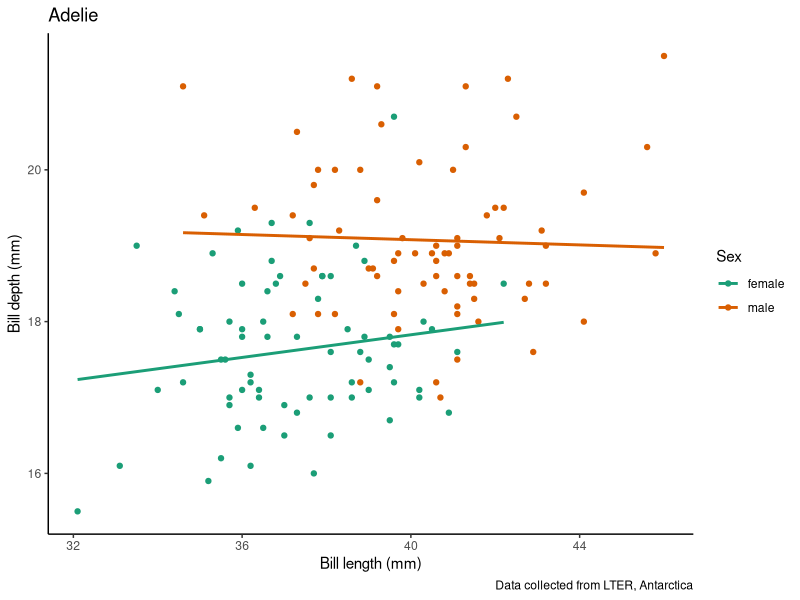
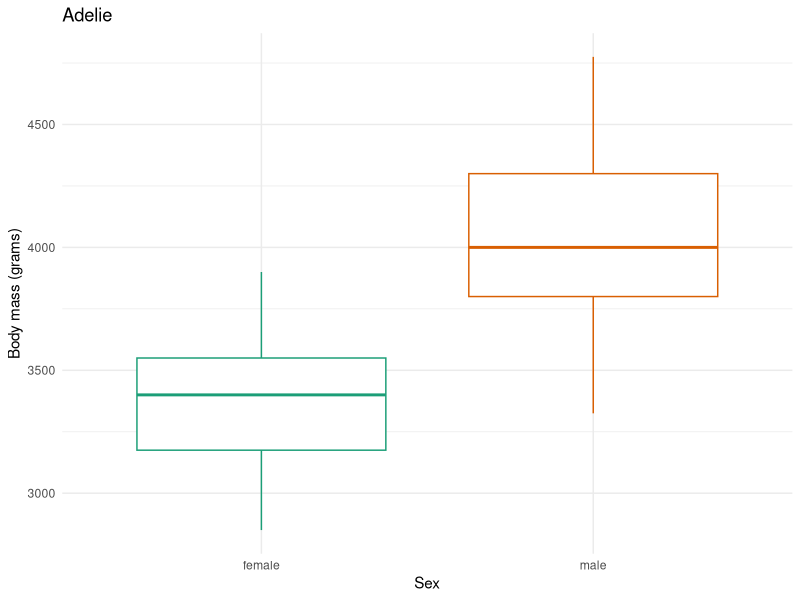
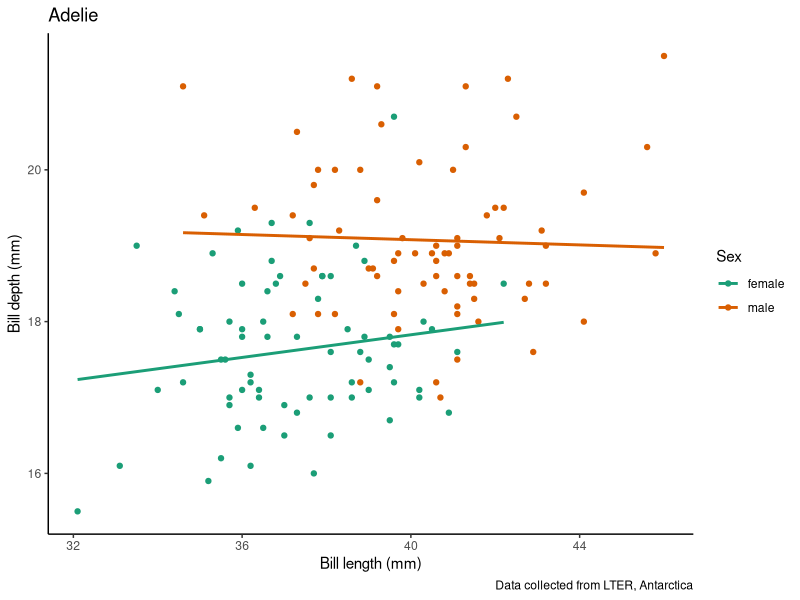
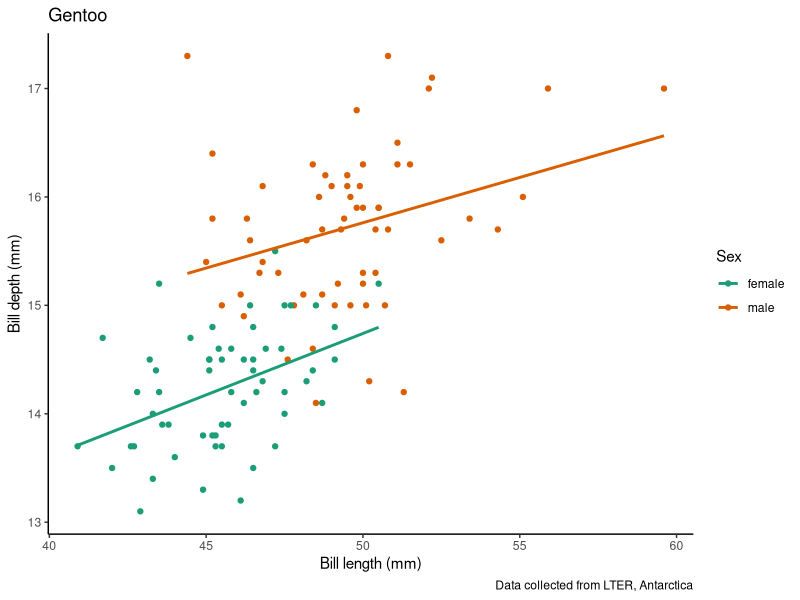
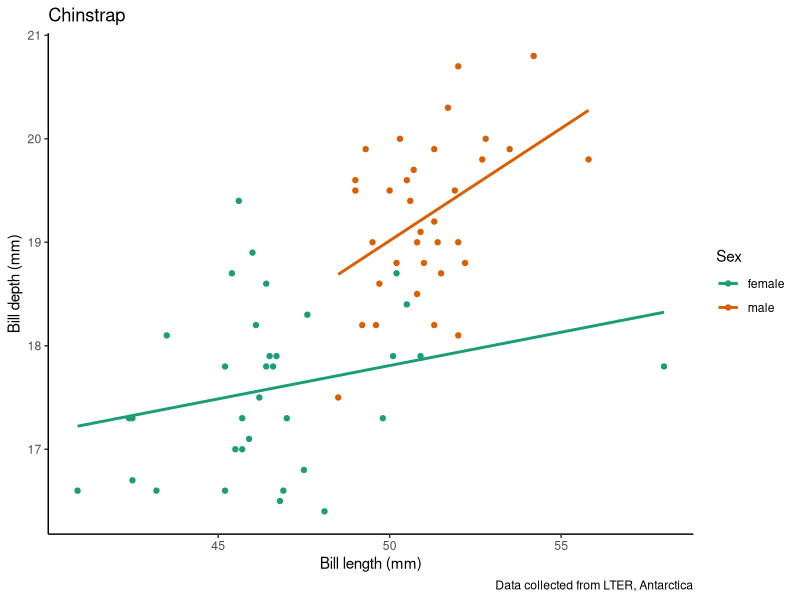
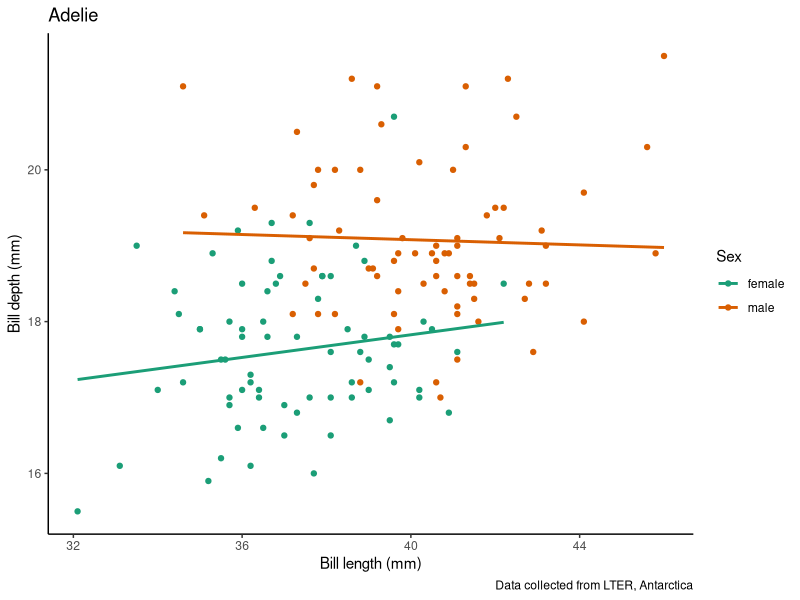
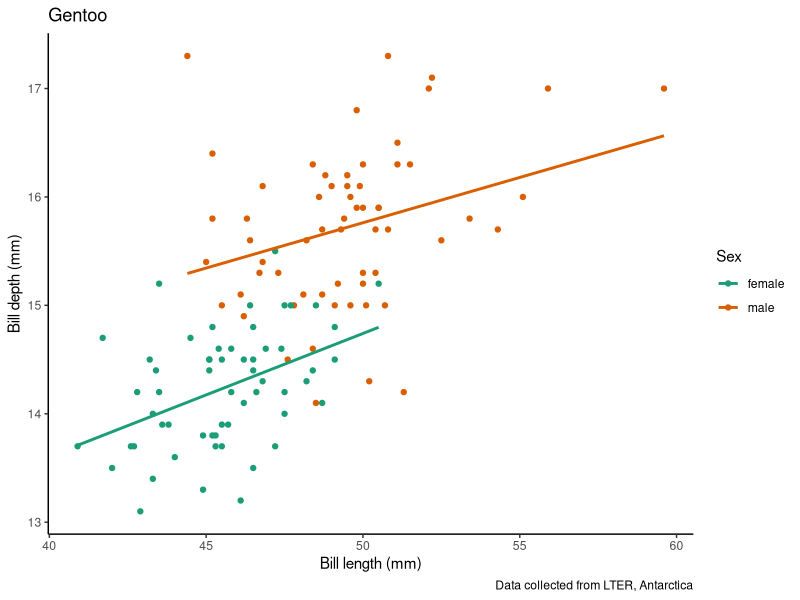
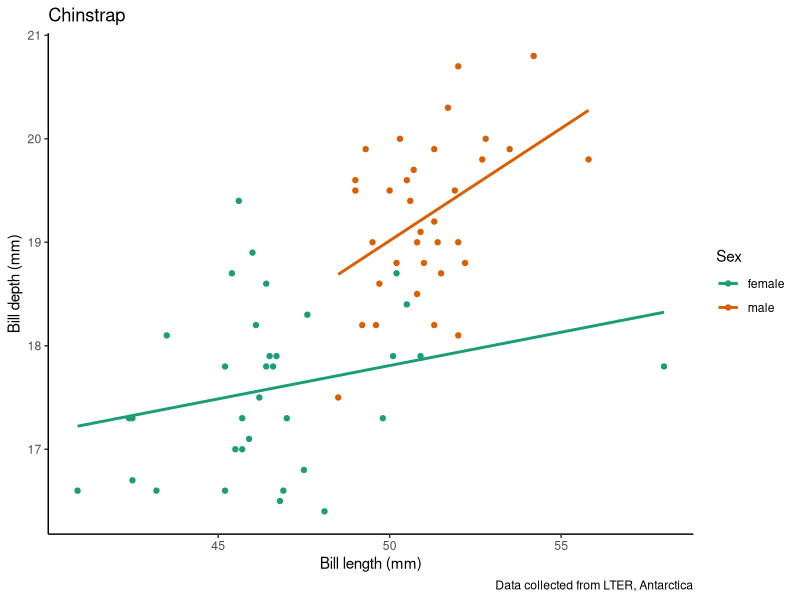

The R script that drew these images, in order:
## ---- chunk 1
library(tidyverse) # for wrangling and everything
library(palmerpenguins) # for penguins data
library(glue) # for easy pasting of names
## ---- chunk 2
mm_to_inch <- function(value_in_mm) {
  value_in_mm * 0.0393701 # code to convert from mm to inch
}
## ---- chunk 3
mm_to_inch(value_in_mm = 100)
## ---- chunk 4
mm_to_inch(100)
## ---- chunk 5
mm_to_inch(penguins$bill_length_mm)
## ---- chunk 6
penguins |> 
  mutate(bill_length_inch = mm_to_inch(bill_length_mm)) |> 
  select(species, island, bill_length_mm, bill_length_inch, everything())
## ---- chunk 7
# calculate the coefficient of variation by 
# dividing the standard deviation by the mean
cv <- function(x) {
        (sd(x)/mean(x))
}
## ---- chunk 8
calculate_bmi <- function(weight_kg, height_cm) {
  weight_kg/(height_cm/100)^2
}
## ---- chunk 9
calculate_bmi(weight_kg = 80, height_cm = 180)
## ---- chunk 10
# this is wrong
calculate_bmi(180, 80)
## ---- chunk 11
# this is better
calculate_bmi(height_cm = 180, weight_kg = 80)
## ---- chunk 12
# create a function to convert F to C
degF_to_degC <- function(deg_F) {
  (deg_F - 32) * (5/9)
}

# create a function to convert C to F
degC_to_degF <- function(deg_C) {
  (deg_C * (9/5)) + 32
}
## ---- chunk 13
degF_to_degC(deg_F = 32)

degF_to_degC(deg_F = 100)

degC_to_degF(deg_C = 0)

degC_to_degF(deg_C = -40)
## ---- chunk 14
species_bill_plotting <- function(focal_species) {
    penguins |> 
    filter(species == focal_species) |> 
    drop_na() |> 
    ggplot(aes(x = bill_length_mm, y = bill_depth_mm, color = sex)) +
    geom_point() + 
    geom_smooth(method = "lm", # use a linear model
                se = FALSE) + # turn off confidence interval
    scale_color_brewer(palette = "Dark2") +
    labs(title = focal_species, # put the species name as the title
         x = "Bill length (mm)",
         y = "Bill depth (mm)",
         color = "Sex", 
         caption = "Data collected from LTER, Antarctica") + 
    theme_classic() 
}
## ---- chunk 15
species_bill_plotting("Adelie")
## ---- chunk 16
penguin_species <- unique(penguins$species)

for (focal_species in penguin_species) {
  # pass each focal species to the species_bill_plotting function
  plot <- species_bill_plotting(focal_species)

# save the plots
  filename <- glue("figs/{focal_species}_bill-dimensions.png") # create filename
  ggsave(filename, plot) # save the plot to file
}
## ---- chunk 17
# create the function
body_mass_by_sex_plotting <- function(focal_species) {
    penguins |> 
    filter(species == focal_species) |> 
    drop_na(sex, body_mass_g) |> 
    ggplot(aes(x = sex, y = body_mass_g, color = sex)) +
      geom_boxplot() +
      theme_minimal() +
      scale_color_brewer(palette = "Dark2") +
      theme(legend.position = "none") + # don't need one bc duplicative with x-axis
      labs(x = "Sex",
        y = "Body mass (grams)",
        title = focal_species)
}

# apply the function to Adelie penguins
body_mass_by_sex_plotting("Adelie")
## ---- chunk 18
plot$data
## ---- chunk 19
plot[1]
## ---- chunk 20
map(.x = 1:5, # our vector to apply our function over
    function(x) x + 1) # what the function is
## ---- chunk 21
map(penguin_species, # vector to iterate over
    species_bill_plotting) # function to use
## ---- chunk 22
species_bill_plotting_saving <- function(focal_species) {
  
# create plot and assign it to something 
  plot_via_function <- penguins |> 
    filter(species == focal_species) |> 
    drop_na() |> 
    ggplot(aes(x = bill_length_mm, y = bill_depth_mm, color = sex)) +
    geom_point() + 
    geom_smooth(method = "lm", # use a linear model
                se = FALSE) + # turn off confidence interval
    scale_color_brewer(palette = "Dark2") +
    labs(title = focal_species, # put the species name as the title
         x = "Bill length (mm)",
         y = "Bill depth (mm)",
         color = "Sex", 
         caption = "Data collected from LTER, Antarctica") + 
    theme_classic() 
  
# print
  print(plot_via_function)
  
# save
  filename <- glue("figs/{focal_species}_bill-dimensions-via-function.png") # choose filename
  ggsave(filename, plot_via_function) # save the plot to file
}
## ---- chunk 23
map(penguin_species, # vector to iterate over
    species_bill_plotting_saving) # function to apply
## ---- chunk 24
species_body_mass_sex_plotting_saving <- function(focal_species) {
  my_plot <- penguins |> 
    filter(species == focal_species) |> 
    drop_na(sex, body_mass_g) |> 
    ggplot(aes(x = sex, y = body_mass_g, color = sex)) +
      geom_boxplot() +
      theme_minimal() +
      scale_color_brewer(palette = "Dark2") +
      theme(legend.position = "none") + # don't need one bc duplicative with x-axis
      labs(x = "Sex",
        y = "Body mass (grams)",
        title = focal_species)

# print
  print(my_plot)
  
# save
  filename <- glue("figs/{focal_species}_body-mass-by-sex.png") # choose filename
  ggsave(filename, my_plot) # save the plot to file
}
## ---- chunk 25
map(penguin_species, # what to iterate over
    species_body_mass_sex_plotting_saving) # the function to iterate with
